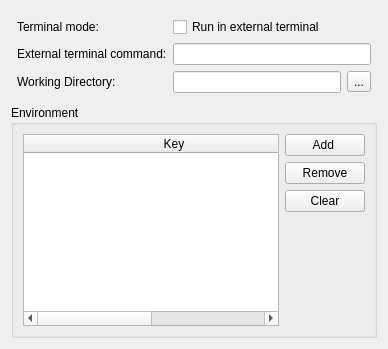
        <widget class="QWidget" name="tabRun">
         <attribute name="icon">
          <iconset theme="media-playback-start">
           <normaloff>.</normaloff>.</iconset>
         </attribute>
         <attribute name="title">
          <string>Run</string>
         </attribute>
         <layout class="QVBoxLayout" name="verticalLayout_10" stretch="0,1">
          <item>
           <layout class="QFormLayout" name="formLayout_13">
            <property name="leftMargin">
             <number>6</number>
            </property>
            <property name="topMargin">
             <number>6</number>
            </property>
            <property name="rightMargin">
             <number>6</number>
            </property>
            <property name="bottomMargin">
             <number>6</number>
            </property>
            <item row="2" column="0">
             <widget class="QLabel" name="lbl_external_terminal_command">
              <property name="text">
               <string>External terminal command:</string>
              </property>
             </widget>
            </item>
            <item row="2" column="1">
             <widget class="QLineEdit" name="lineEditRunTerm">
              <property name="toolTip">
               <string>External terminal command (filename is appended at the end of the command)</string>
              </property>
              <property name="statusTip">
               <string>External terminal command</string>
              </property>
             </widget>
            </item>
            <item row="3" column="0">
             <widget class="QLabel" name="label_42">
              <property name="text">
               <string>Working Directory:</string>
              </property>
             </widget>
            </item>
            <item row="3" column="1">
             <layout class="QHBoxLayout" name="horizontalLayout_19">
              <property name="leftMargin">
               <number>0</number>
              </property>
              <item>
               <widget class="PathLineEdit" name="edit_working_dir"/>
              </item>
              <item>
               <widget class="QToolButton" name="bt_working_dir">
                <property name="text">
                 <string>...</string>
                </property>
               </widget>
              </item>
             </layout>
            </item>
            <item row="1" column="1">
             <widget class="QCheckBox" name="checkBoxRunExtTerm">
              <property name="text">
               <string>Run in external terminal</string>
              </property>
             </widget>
            </item>
            <item row="1" column="0">
             <widget class="QLabel" name="label_43">
              <property name="text">
               <string>Terminal mode:</string>
              </property>
             </widget>
            </item>
           </layout>
          </item>
          <item>
           <widget class="QGroupBox" name="groupBox_12">
            <property name="title">
             <string>Environment</string>
            </property>
            <layout class="QHBoxLayout" name="horizontalLayout_13">
             <item>
              <widget class="QTableWidget" name="tw_run_env">
               <property name="selectionMode">
                <enum>QAbstractItemView::SingleSelection</enum>
               </property>
               <property name="selectionBehavior">
                <enum>QAbstractItemView::SelectRows</enum>
               </property>
               <attribute name="horizontalHeaderCascadingSectionResizes">
                <bool>false</bool>
               </attribute>
               <attribute name="horizontalHeaderDefaultSectionSize">
                <number>300</number>
               </attribute>
               <attribute name="horizontalHeaderStretchLastSection">
                <bool>true</bool>
               </attribute>
               <attribute name="verticalHeaderVisible">
                <bool>false</bool>
               </attribute>
               <column>
                <property name="text">
                 <string>Key</string>
                </property>
               </column>
               <column>
                <property name="text">
                 <string>Value</string>
                </property>
               </column>
              </widget>
             </item>
             <item>
              <layout class="QVBoxLayout" name="verticalLayout_14">
               <item>
                <widget class="QPushButton" name="bt_add_run_env">
                 <property name="text">
                  <string>Add </string>
                 </property>
                 <property name="icon">
                  <iconset theme="list-add">
                   <normaloff>.</normaloff>.</iconset>
                 </property>
                </widget>
               </item>
               <item>
                <widget class="QPushButton" name="bt_rm_run_env">
                 <property name="text">
                  <string>Remove</string>
                 </property>
                 <property name="icon">
                  <iconset theme="list-remove">
                   <normaloff>.</normaloff>.</iconset>
                 </property>
                </widget>
               </item>
               <item>
                <widget class="QPushButton" name="bt_clear_run_env">
                 <property name="text">
                  <string>Clear</string>
                 </property>
                 <property name="icon">
                  <iconset theme="edit-clear">
                   <normaloff>.</normaloff>.</iconset>
                 </property>
                </widget>
               </item>
               <item>
                <spacer name="verticalSpacer_5">
                 <property name="orientation">
                  <enum>Qt::Vertical</enum>
                 </property>
                 <property name="sizeHint" stdset="0">
                  <size>
                   <width>20</width>
                   <height>40</height>
                  </size>
                 </property>
                </spacer>
               </item>
              </layout>
             </item>
            </layout>
           </widget>
          </item>
         </layout>
        </widget>
